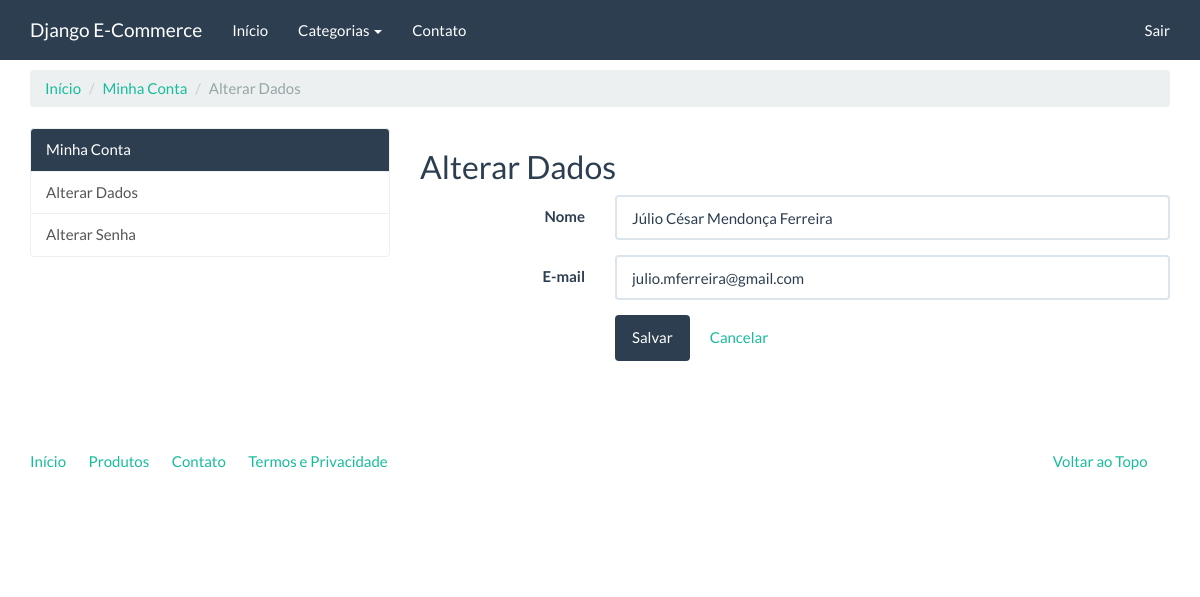
The page /conta/alterar-dados/ (signed in) on the database as committed earlier.
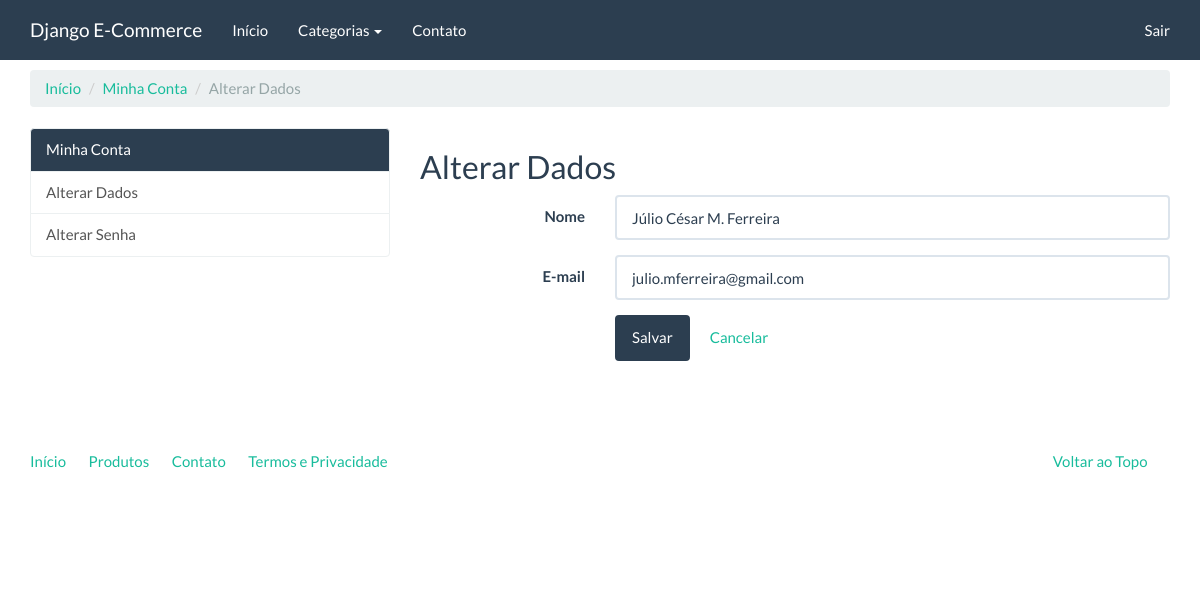
The same page on the database as committed later.
### accounts/models.py (models this page shows, shortened)
class User(AbstractBaseUser, PermissionsMixin):
    username = models.CharField(
        'Apelido / Usuário', max_length=30, unique=True, validators=[
            validators.RegexValidator(
                re.compile('^[\w.@+-]+$'),
                'Informe um nome de usuário válido. '
                'Este valor deve conter apenas letras, números e os caracteres: @/./+/-/_ .', 'invalid'
            )
        ], help_text='Um nome curto que será usado para identificá-lo de forma única na plataforma'
    )
    name = models.CharField('Nome', max_length=100, blank=True)
    email = models.EmailField('E-mail', unique=True)
    is_staff = models.BooleanField('Equipe', default=False)
    is_active = models.BooleanField('Ativo', default=True)
    date_joined = models.DateTimeField('Data de Entrada', auto_now_add=True)
    USERNAME_FIELD = 'username'
    REQUIRED_FIELDS = ['email']
    objects = UserManager()
    class Meta:
        verbose_name = 'Usuário'
        verbose_name_plural = 'Usuários'

### accounts/views.py (the view)
class UpdateUserView(LoginRequiredMixin, UpdateView):
    model = User
    template_name = 'accounts/update_user.html'
    fields = ['name', 'email']
    success_url = reverse_lazy('accounts:index')
    def get_object(self, queryset=None):
        return self.request.user

### catalog/context_processors.py (called while the page is built)
def categories(request):
    return {
        'categories': Category.objects.all()
    }

### accounts/templates/accounts/update_user.html (shortened to what this page needs)
{% extends "accounts/index.html" %}
{% load widget_tweaks %}
{% block user_breadcrumb %}
    <li><a href="{% url 'accounts:index' %}">Minha Conta</a></li>
    <li class="active">Alterar Dados</li>
{% endblock user_breadcrumb %}
{% block accounts_container %}
    <h2>Alterar Dados</h2>
    <form class="form-horizontal" action="" method="post">
        <fieldset>
            {% for field in form %}
                <div class="form-group{% if field.errors %} has-error{% endif %}">
                    <label for="{{ field.auto_id }}" class="col-md-3 control-label">{{ field.label }}</label>
                    <div class="col-md-9">
                        {% render_field field class="form-control" %}
                    </div>
                </div>
            {% endfor %}
            <div class="form-group">
                <div class="col-md-9 col-md-offset-3">
                    <button type="submit" class="btn btn-primary">Salvar</button>
                    <a href="{% url 'accounts:index' %}" class="btn btn">Cancelar</a>
                </div>
            </div>
        </fieldset>
    </form>
{% endblock accounts_container %}

Rows that differ between the two databases and show on the page:
changed User "julio.mferreira@gmail.com": name "Júlio César Mendonça Ferreira" → "Júlio César M. Ferreira"
